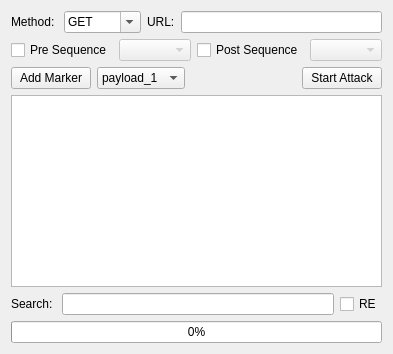
              <widget class="QWidget" name="tab_19">
               <attribute name="title">
                <string>Request</string>
               </attribute>
               <layout class="QVBoxLayout" name="verticalLayout_27">
                <item>
                 <layout class="QHBoxLayout" name="horizontalLayout_13">
                  <item>
                   <widget class="QLabel" name="label_46">
                    <property name="text">
                     <string>Method: </string>
                    </property>
                   </widget>
                  </item>
                  <item>
                   <widget class="QComboBox" name="stdFuzzerReqMethod">
                    <property name="editable">
                     <bool>true</bool>
                    </property>
                    <item>
                     <property name="text">
                      <string>GET</string>
                     </property>
                    </item>
                    <item>
                     <property name="text">
                      <string>POST</string>
                     </property>
                    </item>
                    <item>
                     <property name="text">
                      <string>HEAD</string>
                     </property>
                    </item>
                    <item>
                     <property name="text">
                      <string>PUT</string>
                     </property>
                    </item>
                    <item>
                     <property name="text">
                      <string>DELETE</string>
                     </property>
                    </item>
                   </widget>
                  </item>
                  <item>
                   <widget class="QLabel" name="wfGenHostLabel">
                    <property name="text">
                     <string>URL:</string>
                    </property>
                   </widget>
                  </item>
                  <item>
                   <widget class="QLineEdit" name="wfStdUrlEdit"/>
                  </item>
                 </layout>
                </item>
                <item>
                 <layout class="QHBoxLayout" name="horizontalLayout_21">
                  <item>
                   <widget class="QCheckBox" name="wfStdPreChk">
                    <property name="sizePolicy">
                     <sizepolicy hsizetype="Fixed" vsizetype="Fixed">
                      <horstretch>0</horstretch>
                      <verstretch>0</verstretch>
                     </sizepolicy>
                    </property>
                    <property name="text">
                     <string>Pre Sequence</string>
                    </property>
                   </widget>
                  </item>
                  <item>
                   <widget class="QComboBox" name="wfStdPreBox">
                    <property name="enabled">
                     <bool>false</bool>
                    </property>
                   </widget>
                  </item>
                  <item>
                   <widget class="QCheckBox" name="wfStdPostChk">
                    <property name="sizePolicy">
                     <sizepolicy hsizetype="Fixed" vsizetype="Fixed">
                      <horstretch>0</horstretch>
                      <verstretch>0</verstretch>
                     </sizepolicy>
                    </property>
                    <property name="text">
                     <string>Post Sequence</string>
                    </property>
                   </widget>
                  </item>
                  <item>
                   <widget class="QComboBox" name="wfStdPostBox">
                    <property name="enabled">
                     <bool>false</bool>
                    </property>
                   </widget>
                  </item>
                 </layout>
                </item>
                <item>
                 <layout class="QHBoxLayout" name="horizontalLayout_15">
                  <property name="topMargin">
                   <number>0</number>
                  </property>
                  <item>
                   <widget class="QPushButton" name="wfStdAddButton">
                    <property name="maximumSize">
                     <size>
                      <width>125</width>
                      <height>16777215</height>
                     </size>
                    </property>
                    <property name="text">
                     <string>Add Marker</string>
                    </property>
                   </widget>
                  </item>
                  <item>
                   <widget class="QComboBox" name="stdFuzzPayloadBox">
                    <property name="toolTip">
                     <string>Choose a payload from the dropbown box</string>
                    </property>
                    <item>
                     <property name="text">
                      <string>payload_1</string>
                     </property>
                    </item>
                    <item>
                     <property name="text">
                      <string>payload_2</string>
                     </property>
                    </item>
                    <item>
                     <property name="text">
                      <string>payload_3</string>
                     </property>
                    </item>
                    <item>
                     <property name="text">
                      <string>payload_4</string>
                     </property>
                    </item>
                    <item>
                     <property name="text">
                      <string>payload_5</string>
                     </property>
                    </item>
                   </widget>
                  </item>
                  <item>
                   <spacer name="horizontalSpacer_16">
                    <property name="orientation">
                     <enum>Qt::Horizontal</enum>
                    </property>
                    <property name="sizeHint" stdset="0">
                     <size>
                      <width>40</width>
                      <height>20</height>
                     </size>
                    </property>
                   </spacer>
                  </item>
                  <item>
                   <widget class="QPushButton" name="wfStdStartButton">
                    <property name="text">
                     <string>Start Attack</string>
                    </property>
                   </widget>
                  </item>
                 </layout>
                </item>
                <item>
                 <widget class="QPlainTextEdit" name="wfStdEdit"/>
                </item>
                <item>
                 <layout class="QHBoxLayout" name="horizontalLayout_16">
                  <item>
                   <widget class="QLabel" name="wfGenSearchLabel">
                    <property name="text">
                     <string>Search: </string>
                    </property>
                   </widget>
                  </item>
                  <item>
                   <widget class="QLineEdit" name="wfStdSearchEdit"/>
                  </item>
                  <item>
                   <widget class="QCheckBox" name="wfStdReBox">
                    <property name="text">
                     <string>RE</string>
                    </property>
                   </widget>
                  </item>
                 </layout>
                </item>
                <item>
                 <widget class="QProgressBar" name="fuzzerStandardProgressBar">
                  <property name="value">
                   <number>0</number>
                  </property>
                 </widget>
                </item>
               </layout>
              </widget>
